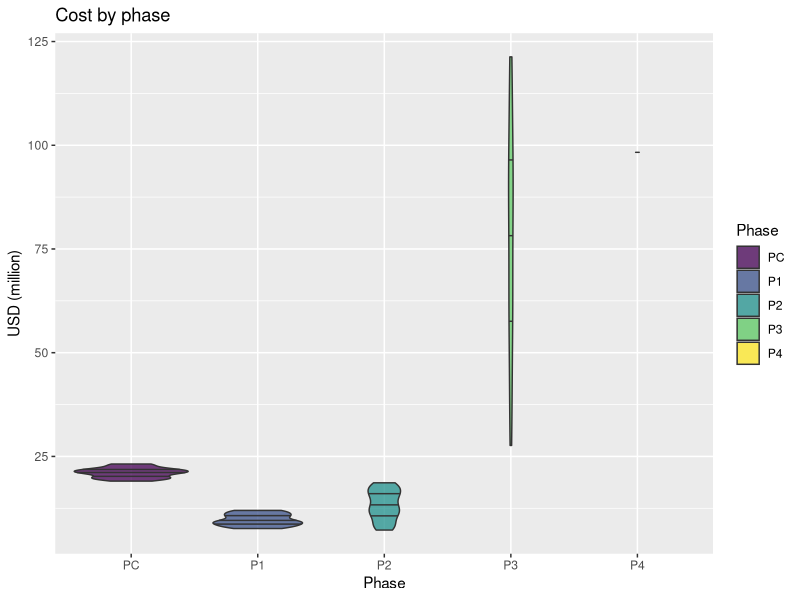
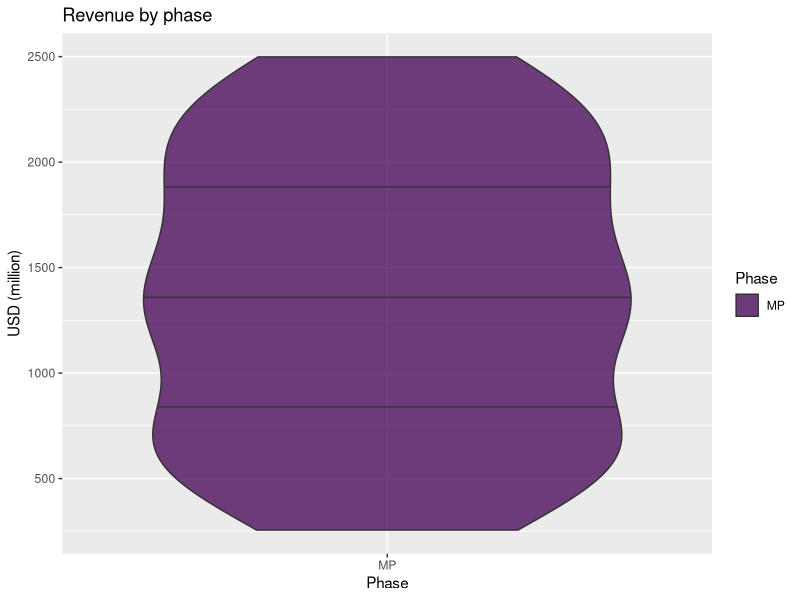
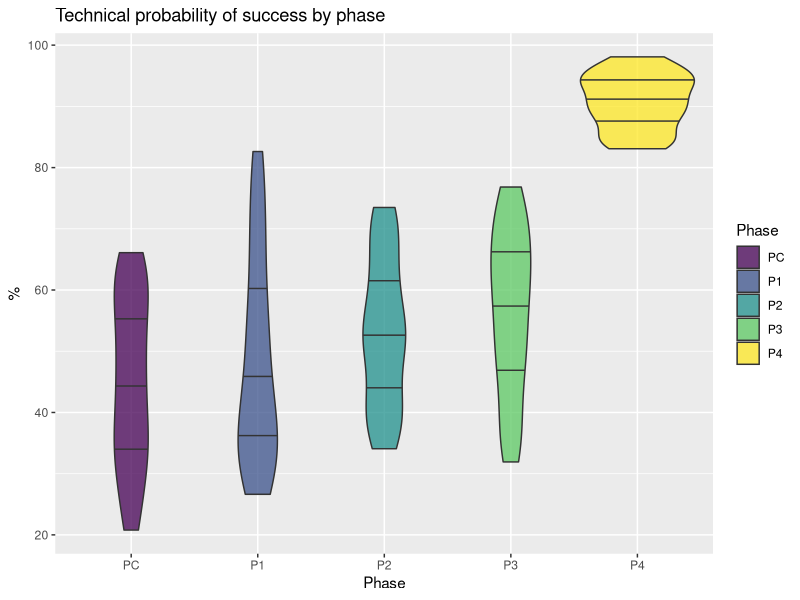
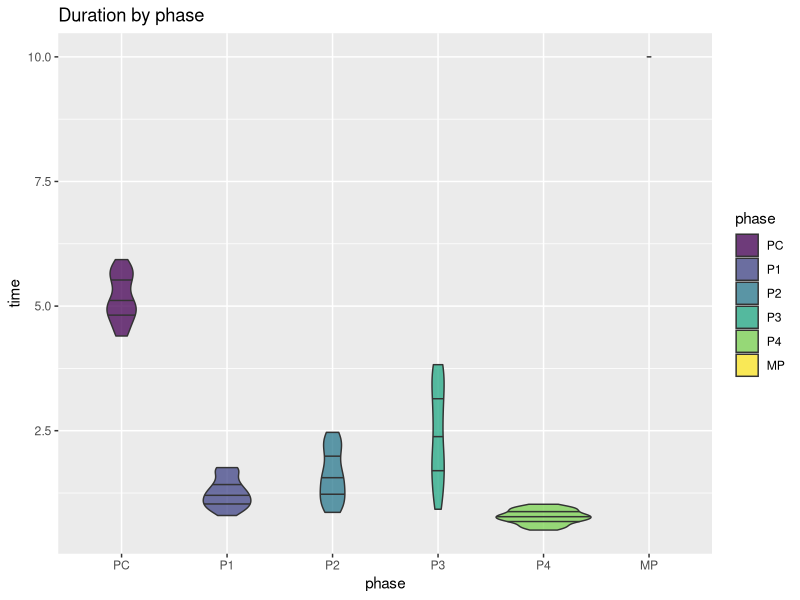
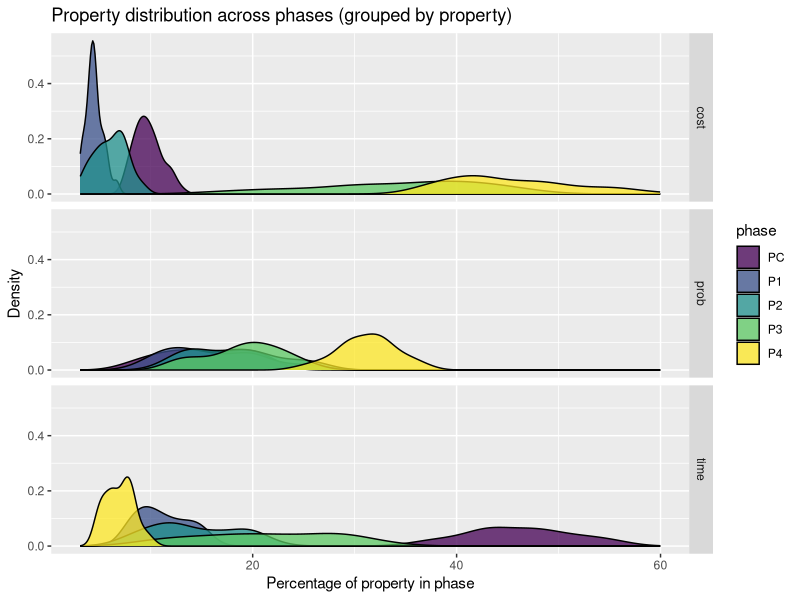
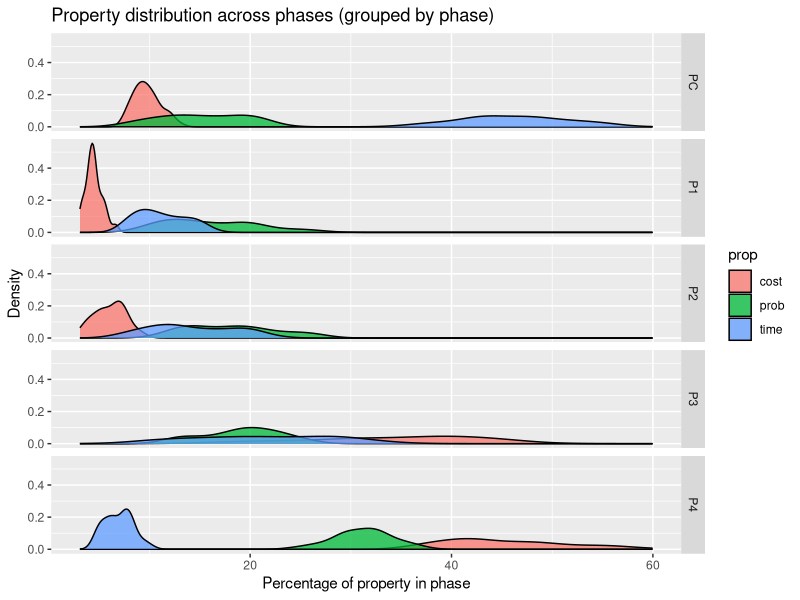
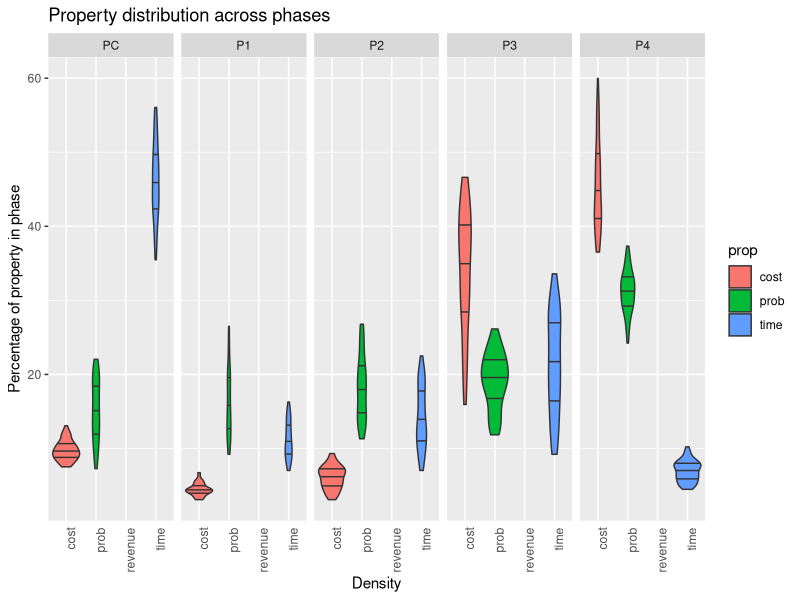
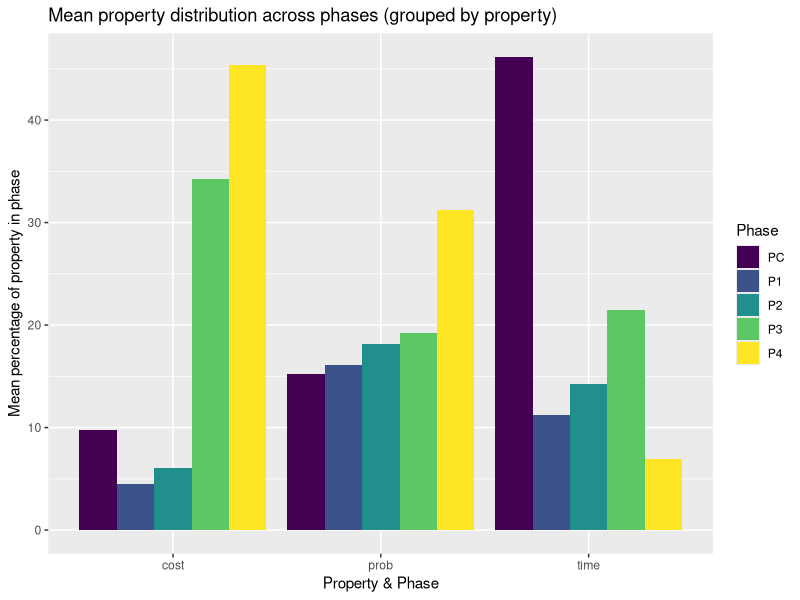

The R source for these figures, in order:
# Dependencies
library(dplyr)
library(forcats)
library(ggplot2)
library(ggridges)
library(tidyr)

# Visual config
options(tibble.width = Inf) # Always print all tibble cols

# Data config
set.seed(1)
N     = 50
YEARS = 25


# Factors
PHASES <- c('PC','P1','P2','P3','P4','MP')


# ========= SAMPLING ================

# Same across all phases
discount.rate <- runif(N, 0.09, 0.24)

# Sample: Pre Clinical
pc <- tibble(subject=1:N, phase=factor('PC', levels=PHASES, ordered=TRUE))
pc$time             <- runif(N, min=4.3, max=6)
pc$cost             <- runif(N, min=19, max=23.2)
pc$revenue          <- rep(0, N)
pc$prob             <- runif(N, min=0.175, max=0.69)
pc$discount.rate    <- discount.rate

# Sample: Phase 1
p1 <- tibble(subject=1:N, phase=factor('P1', levels=PHASES, ordered=TRUE))
p1$time             <- runif(N, min=0.75, max=1.8)
p1$prob             <- runif(N, min=0.25, max=0.837)
p1$cost             <- runif(N, min=7.3, max=12)
p1$revenue          <- rep(0, N)
p1$discount.rate    <- discount.rate

# Sample: Phase 2
p2 <- tibble(subject=1:N, phase=factor('P2', levels=PHASES, ordered=TRUE))
p2$time             <- runif(N, min=0.75, max=2.5)
p2$revenue          <- rep(0, N)
p2$cost             <- runif(N, min=7.12, max=18.72)
p2$prob             <- runif(N, min=0.34, max=0.74)
p2$discount.rate    <- discount.rate

# Sample: Phase 3
p3 <- tibble(subject=1:N, phase=factor('P3', levels=PHASES, ordered=TRUE))
p3$cost             <- runif(N, min=26.88, max=121.68)
p3$prob             <- runif(N, min=0.314, max=0.786)
p3$time             <- runif(N, min=0.83, max=3.9)
p3$revenue          <- rep(0, N)
p3$discount.rate    <- discount.rate

# Sample: Phase 4
p4 <- tibble(subject=1:N, phase=factor('P4', levels=PHASES, ordered=TRUE))
p4$time             <- runif(N, min=0.5, max=1.04)
p4$prob             <- runif(N, min=0.83, max=0.99)
p4$cost             <- rep(98.297168, N)
p4$revenue          <- rep(0, N)
p4$discount.rate    <- discount.rate

# Sample: Market sales
sales <- tibble(subject=1:N, phase=factor('MP', levels=PHASES, ordered=TRUE))
sales$prob          <- 1
sales$cost          <- 0
sales$revenue       <- runif(N, min=218, max=2500)
sales$time          <- 10
sales$discount.rate <- discount.rate

# Combine all phases into single dataset
phases <- bind_rows(pc, p1, p2, p3, p4, sales)

# Group by subject
phases <- phases %>% group_by(subject)

# ========= END SAMPLING ================



# Add: timestamps to every observation
phases <- phases %>% mutate(t = cumsum(time) - time)

# Compute: precompute cashflow since it's used alot
phases$cashflow <- phases$revenue - phases$cost

# Compute: cumulative phase properties
phases <- phases %>% group_by(subject) %>%
  mutate(cum_cost = cumsum(cost),
         cum_revenue = cumsum(revenue),
         cum_time    = cumsum(time),
         cum_prob    = cumprod(prob))


# Compute: Cost/revenue slopes and offsets to allow computing discrete
# cashflows for years TODO: Separate market into separate dataset and then do
# the yearly2 calc for two datasets so that we don't have to deal with
# exceptions and instead simply assume that everything is either constantly or
# linearly distributed in the development and market data set respectively.
phases$cost.a     <- ifelse(phases$phase=='MP', ((phases$cost * 2 / (phases$time + 1)) / phases$time), 0)
phases$cost.b     <- ifelse(phases$phase=='MP', 0, (phases$cost / phases$time))
phases$revenue.a  <- ifelse(phases$phase=='MP', ((phases$revenue * 2 / (phases$time + 1)) / phases$time), 0)
phases$revenue.b  <- ifelse(phases$phase=='MP', 0, (phases$revenue / phases$time))
phases$prob.a     <- 0
phases$prob.b     <- phases$prob ^ (1/phases$time)

# Plot: phase property distributions
ggplot(filter(phases, cost>0), aes(phase, cost, fill=phase)) +
  geom_violin(draw_quantiles=c(0.25, 0.5, 0.75), alpha=0.75) +
  ggtitle('Cost by phase') +
  xlab('Phase') + ylab('USD (million)') + labs(fill='Phase')
ggplot(filter(phases, revenue>0), aes(phase, revenue, fill=phase)) +
  geom_violin(draw_quantiles=c(0.25, 0.5, 0.75), alpha=0.75) +
  ggtitle('Revenue by phase') +
  xlab('Phase') + ylab('USD (million)') + labs(fill='Phase')
ggplot(filter(phases, prob<1), aes(phase, prob*100, fill=phase)) +
  geom_violin(draw_quantiles=c(0.25, 0.5, 0.75), alpha=0.75) +
  ggtitle('Technical probability of success by phase') +
  xlab('Phase') + ylab('%') + labs(fill='Phase')
ggplot(phases, aes(phase, time, fill=phase)) +
  geom_violin(draw_quantiles=c(0.25, 0.5, 0.75), alpha=0.75) +
  ggtitle('Duration by phase')

# Transform: phase properties to long from wide
phase_props <- phases %>%
  filter(phase != 'MP') %>%
  select(1:6) %>%
  gather(key='prop', value='value', 3:6) %>%
  group_by(subject, prop) %>%
  mutate(total = sum(value),
         ratio = value / total) # NOTE: will cause NaN if 0/0

# Plot: property distribution across phases
ggplot(filter(phase_props, !is.na(ratio)), aes(ratio*100, fill=phase)) +
  geom_density(alpha=0.75) +
  ggtitle('Property distribution across phases (grouped by property)') +
  facet_grid(prop ~ .) +
  xlab('Percentage of property in phase') + ylab('Density')
ggplot(phase_props, aes(ratio*100, fill=prop)) +
  geom_density(alpha=0.75) +
  ggtitle('Property distribution across phases (grouped by phase)') +
  facet_grid(phase ~ .) +
  xlab('Percentage of property in phase') + ylab('Density')
ggplot(phase_props, aes(x=prop,y=ratio*100, fill=prop)) +
  geom_violin(draw_quantiles=c(0.25, 0.5, 0.75)) +
  ggtitle('Property distribution across phases') +
  facet_grid(~ phase) +
  theme(axis.text.x = element_text(angle = 90, hjust = 1),
        axis.ticks.x=element_blank()) +
  ylab('Percentage of property in phase') + xlab('Density')

# Summarize: property distribution across phases
phase_props_summary <- phase_props %>%
  group_by(phase, prop) %>%
  summarise(ratio.mean = mean(ratio))

# Plot: summary of property distribution across phases
ggplot(filter(phase_props_summary, is.finite(ratio.mean)), aes(x=prop, y=ratio.mean * 100)) +
  geom_bar(stat='identity', aes(fill=phase), position='dodge') +
  labs(fill='Phase') +
  xlab('Property & Phase') + ylab('Mean percentage of property in phase') +
  ggtitle('Mean property distribution across phases (grouped by property)')

# Plot: cumulative properties per phase
ggplot(filter(phases, cost>0), aes(phase, cum_cost, fill=phase)) +
    geom_violin(draw_quantiles=c(0.25, 0.5, 0.75), alpha=0.75) +
    ggtitle('Cumulative cost by phase') +
    xlab('Phase') + ylab('USD (million)') + labs(fill='Phase')
ggplot(filter(phases, prob<1), aes(phase, cum_prob*100, fill=phase)) +
  geom_violin(draw_quantiles=c(0.25, 0.5, 0.75), alpha=0.75) +
  ggtitle('Cumulative technical probability of success by phase') +
  xlab('Phase') + ylab('%') + labs(fill='Phase')
ggplot(phases, aes(phase, cum_time, fill=phase)) +
  geom_violin(draw_quantiles=c(0.25, 0.5, 0.75), alpha=0.75) +
  ggtitle('Cumulative duration by phase')


# Transform: Cartesian product of phases (phase from phase)
phases_from_phases <- tibble()
for (from in PHASES) {
  pfp <- phases %>%
    filter(phase >= from) %>%
    group_by(subject) %>%
    transmute(phase = phase,
           from = factor(from, levels=PHASES, ordered=TRUE),
           time.to = cumsum(time) - time,
           # Compute: PVs
           cost.pv    = cost / ((1 + discount.rate) ^ time.to),
           revenue.pv = revenue / ((1 + discount.rate) ^ time.to))
  phases_from_phases <- bind_rows(phases_from_phases, pfp)
}

# Plot: PVs of different phases from different phases
for (ph in PHASES) {
  sub <- filter(phases_from_phases, from == ph)
  boxplot(sub$cost.pv ~ sub$phase, las=1, ylab='USD (million)', main=sprintf('Present Value (PV) of cost from %s', ph))
  boxplot(sub$revenue.pv ~ sub$phase, las=1, ylab='USD (million)', main=sprintf('Present Value (PV) of revenue from %s', ph))
  boxplot((sub$revenue.pv - sub$cost.pv) ~ sub$phase, las=1, ylab='USD (million)', main=sprintf('Present Value (PV) of cashflow from %s', ph))
  boxplot(sub$time.to ~ sub$phase, las=1, ylab='Years', main=sprintf('Time to phase from %s', ph))
}

# Transform: PV means per view
phases_from_phases_summary <- phases_from_phases %>% group_by(phase, from) %>%
  summarise(revenue.pv.mean  = mean(revenue.pv),
            cost.pv.mean     = mean(cost.pv),
            cashflow.pv.mean = mean(revenue.pv - cost.pv),
            time.to.mean     = mean(time.to))

# Plot: PVs from different views in matrix
ggplot(phases_from_phases_summary, aes(phases_from_phases_summary$phase, phases_from_phases_summary$from, z=phases_from_phases_summary$cost.pv.mean)) +
  geom_tile(aes(fill = phases_from_phases_summary$cost.pv.mean)) +
  theme_minimal() +
  scale_fill_gradient(low='lightgrey', high='red', name='PV') +
  xlab('Phase') + ylab('From') +
  ggtitle('Mean Present Value (PV) of phase cost from different phases') +
  coord_fixed()
ggplot(phases_from_phases_summary, aes(phases_from_phases_summary$phase, phases_from_phases_summary$from, z=phases_from_phases_summary$revenue.pv.mean)) +
  geom_tile(aes(fill = phases_from_phases_summary$revenue.pv.mean)) +
  theme_minimal() +
  scale_fill_gradient(low='lightgrey', high='darkgreen', name='PV') +
  xlab('Phase') + ylab('From') +
  ggtitle('Mean Present Value (PV) of phase revenue from different phases') +
  coord_fixed()
ggplot(phases_from_phases_summary, aes(phases_from_phases_summary$phase, phases_from_phases_summary$from, z=phases_from_phases_summary$cashflow.pv.mean)) +
  geom_tile(aes(fill = phases_from_phases_summary$cashflow.pv.mean)) +
  theme_minimal() +
  scale_fill_gradient(low='lightgrey', high='darkgreen', name='PV') +
  xlab('Phase') + ylab('From') +
  ggtitle('Mean Present Value (PV) of phase cashflow from different phases') +
  coord_fixed()
ggplot(phases_from_phases_summary, aes(phases_from_phases_summary$phase, phases_from_phases_summary$from, z=phases_from_phases_summary$time.to.mean)) +
  geom_tile(aes(fill = phases_from_phases_summary$time.to.mean)) +
  theme_minimal() +
  scale_fill_gradient(low='lightgrey', high='darkgreen', name='Yrs') +
  xlab('To') + ylab('From') +
  ggtitle('Mean time to phase from different phases') +
  coord_fixed()



# Transform: To cashflows over time (phase yearly)
phase_years <- tibble()
for (x in 1:ceiling(max(phases$time) + 1)) {
  # Prepare
  within_phase   <- x <= phases$time
  not_whole_year <- x-phases$time>0 & x-phases$time<1
  #base_cashflow      <- ifelse(within_phase, phases$cashflow.a * x + phases$cashflow.b, 0)
  #remainder_cashflow <- ifelse(not_whole_year, (phases$time-floor(phases$time))*(phases$cashflow/phases$time), 0)
  base_cost          <- ifelse(within_phase, phases$cost.a * x + phases$cost.b, 0)
  remainder_cost     <- ifelse(not_whole_year, (phases$time-floor(phases$time))*(phases$cost/phases$time), 0)
  base_revenue       <- ifelse(within_phase, phases$revenue.a * x + phases$revenue.b, 0)
  remainder_revenue  <- ifelse(not_whole_year, (phases$time-floor(phases$time))*(phases$revenue/phases$time), 0)
  base_prob          <- ifelse(within_phase, phases$prob.a * x + phases$prob.b, 0)
  remainder_prob     <- ifelse(not_whole_year, phases$prob / ((phases$prob.a*x+phases$prob.b) ^ floor(phases$time)), 0)
  # NOTE: The remainder is computed by assuming that the value is evenly
  # distributed over the whole phase (i.e. constantly). If this is not true
  # then the remainder will be incorrectly computed. However, since we assume
  # that phase properties are indeed constantly distributed over the course of
  # the phase, it is not a problem for phase properties. While we do assume
  # that market sales grow linearly this is not a problem since there will be
  # no remainder given that we assume that all markets span 10 years. However,
  # please be very careful and make sure you get this right!!
  # NOTE: This computation is a bit odd since there will never be a base
  # cashflow and a remainder at the same time.
  # Make data frame
  discount.rate  <- phases$discount.rate
  time           <- phases$time
  cost           <- base_cost + remainder_cost
  revenue        <- base_revenue + remainder_revenue
  prob           <- base_prob + remainder_prob
  subject        <- phases$subject
  phase.year     <- x
  phase          <- phases$phase
  t              <- phases$t + phase.year - 1
  df             <- tibble(subject, phase.year, t, phase, cost, revenue, prob, time, discount.rate)
  df             <- df[cost != 0 | revenue != 0 | prob > 0, ] # No need to keep years without cashflow
  phase_years    <- bind_rows(phase_years, df)
}

# Plot: Property per phase year of different phases
for (ph in PHASES) {
  sub <- subset(phase_years, phase_years$phase == ph)
  boxplot(sub$cost ~ sub$phase.year, main=paste('Cost per year in', ph))
  mtext('Note: phase duration vary across projects.')
  boxplot(sub$revenue ~ sub$phase.year, main=paste('Revenue per year in', ph))
  mtext('Note: phase duration vary across projects.')
  boxplot(sub$prob * 100 ~ sub$phase.year, main=paste('Probability of success per year in', ph))
  mtext('Note: phase duration vary across projects.')
}

# Summarize: phase_years
phase_years_summary <- phase_years %>% group_by(subject, phase) %>%
  arrange(phase.year) %>%
  mutate(cum.phase.cost     = cumsum(cost),
         cum.phase.revenue  = cumsum(revenue),
         cum.phase.cashflow = cumsum(revenue - cost),
         ) %>%
  group_by(phase, phase.year) %>%
  summarise(revenue.mean  = mean(revenue),
            cost.mean     = mean(cost),
            cashflow.mean = mean(revenue - cost),
            cum.phase.revenue.mean  = mean(cum.phase.revenue),
            cum.phase.cost.mean     = mean(cum.phase.cost),
            cum.phase.cashflow.mean = mean(cum.phase.revenue - cum.phase.cost),
            )

# Plot: PVs from different views in matrix
sub <- phase_years_summary
ggplot(sub, aes(x=sub$phase, y=sub$phase.year, z=sub$cost.mean)) +
  geom_tile(aes(fill =sub$cost.mean)) +
  theme_minimal() +
  scale_fill_gradient(low='lightgrey', high='red', name='USD\n(million)') +
  xlab('Phase') + ylab('Year') +
  ggtitle('Mean cost per phase year')
ggplot(sub, aes(x=sub$phase, y=sub$phase.year, z=sub$revenue.mean)) +
  geom_tile(aes(fill =sub$revenue.mean)) +
  theme_minimal() +
  scale_fill_gradient(low='lightgrey', high='darkgreen', name='USD\n(million)') +
  xlab('Phase') + ylab('Year') +
  ggtitle('Mean revenue per phase year')
ggplot(sub, aes(x=sub$phase, y=sub$phase.year, z=sub$cum.phase.cost.mean)) +
  geom_tile(aes(fill =sub$cum.phase.cost.mean)) +
  theme_minimal() +
  scale_fill_gradient(low='lightgrey', high='red', name='USD\n(million)') +
  xlab('Phase') + ylab('Year') +
  ggtitle('Mean cumulative cost per phase year')


# Transform: Phase years from different phases
phase_years_from_phases <- tibble()
for (from in PHASES) {
  pyfp <- phase_years %>% filter(phase >= from) %>%
    group_by(subject) %>%
    arrange(subject, t) %>%
    mutate(from        = factor(from, levels=PHASES, ordered=TRUE),
           time.to     = t - min(t),
           cum.cost    = cumsum(cost),
           cum.revenue = cumsum(revenue),
           cost.pv     = cost / ((1 + discount.rate) ^ time.to),
           revenue.pv  = revenue / ((1 + discount.rate) ^ time.to),
           cost.npv    = cumsum(cost.pv),
           revenue.npv = cumsum(revenue.pv),
           year        = floor(time.to)
           )
  phase_years_from_phases <- bind_rows(phase_years_from_phases, pyfp)
}


# Plot: Yearly data from different phases)
for (ph in PHASES) {
  sub <- filter(phase_years_from_phases, from == ph)
  # Cost
  boxplot(data=sub, cost ~ year, xlab='Year', ylab='USD (million)', las=1, main=sprintf('Cost per year from %s', ph))
  boxplot(data=sub, -cost.pv ~ year, xlab='Year', ylab='USD (million)', las=1, main=sprintf('Cost PV of future years from %s', ph))
  boxplot(data=sub, -cost.npv ~ year, xlab='Exit Year', ylab='USD (million)', las=1, main=sprintf('Cost NPV (cumulative PV) per year from %s', ph))
  # Revenue
  boxplot(data=sub, revenue ~ year, xlab='Year', ylab='USD (million)', las=1, main=sprintf('Revenue per year from %s', ph))
  boxplot(data=sub, revenue.pv ~ year, xlab='Year', ylab='USD (million)', las=1, main=sprintf('Revenue PV of future years from %s', ph))
  boxplot(data=sub, revenue.npv ~ year, xlab='Exit Year', ylab='USD (million)', las=1, main=sprintf('Revenue NPV (cumulative PV) per year from %s', ph))
  # Cashflow
  boxplot(data=sub, (revenue - cost) ~ year, xlab='Year', ylab='USD (million)', las=1, main=sprintf('Cashflow per year from %s', ph))
  boxplot(data=sub, (revenue.pv - cost.pv) ~ year, xlab='Year', ylab='USD (million)', las=1, main=sprintf('Cashflow PV of future years from %s', ph))
  boxplot(data=sub, (revenue.npv - cost.npv) ~ year, xlab='Exit Year', ylab='USD (million)', las=1, main=sprintf('Cashflow NPV (cumulative PV) per year from %s', ph))
  # Prob
  boxplot(data=sub, prob*100 ~ year, xlab='Year', ylab='Probability (%)', las=1, main=sprintf('Technical probability of success, per year from %s', ph))
}


for (ph in PHASES) {
  sub <- phase_years_from_phases %>%
    group_by(subject) %>%
    filter(from == ph) %>%
    filter(year == max(year)) %>%
    summarise(cost.npv = tail(cost.npv, n=1),
              revenue.npv = tail(revenue.npv, n=1),
              cashflow.npv = tail(revenue.npv, n=1) - tail(cost.npv, n=1)
              )

  print(ggplot(sub, aes(from, cashflow.npv)) +
    geom_violin(draw_quantiles=c(0.25, 0.5, 0.75), alpha=0.5) +
    ggtitle('Final year NPV from PC'))

  print(ggplot(sub, aes(cashflow.npv)) + geom_histogram(aes(y=..density..)) + geom_density(col=2))
}

sub <- phase_years_from_phases %>%
  group_by(subject, from) %>%
  filter(year == max(year)) %>%
  summarise(cashflow.npv = tail(revenue.npv, n=1) - tail(cost.npv, n=1),
            cum.cashflow = tail(cum.revenue, n=1) - tail(cum.cost, n=1),
            )

ggplot(sub, aes(cum.cashflow, from)) +
  geom_density_ridges(quantile_lines = TRUE) +
  scale_x_continuous(breaks = scales::pretty_breaks(n = 10)) +
  ggtitle('Cumulative cashflow density from different starting phases') +
  xlab('Cumulative cashflow (million USD)') + ylab('Starting Phase')

ggplot(sub, aes(cashflow.npv, from)) +
  geom_density_ridges(quantile_lines = TRUE) +
  scale_x_continuous(breaks = scales::pretty_breaks(n = 10)) +
  ggtitle('NPV density from different starting phases') +
  xlab('NPV') + ylab('Starting Phase')

sub <- phase_years_from_phases %>%
  filter(from == 'PC') %>%
  group_by(subject, year) %>%
  summarise(cashflow.npv = tail(revenue.npv, n=1) - tail(cost.npv, n=1))

  ggplot(sub, aes(cashflow.npv, as.factor(year))) +
  geom_density_ridges(quantile_lines = TRUE) +
  scale_x_continuous(breaks = scales::pretty_breaks(n = 10)) +
  ggtitle('NPV density at different exit years, starting from PC') +
  xlab('NPV') + ylab('Exit year')

sub <- phase_years_from_phases %>%
  filter(from == 'PC') %>%
  group_by(subject, phase) %>%
  summarise(cashflow.npv = tail(revenue.npv, n=1) - tail(cost.npv, n=1))

  ggplot(sub, aes(cashflow.npv, phase)) +
  geom_density_ridges(quantile_lines = TRUE) +
  scale_x_continuous(breaks = scales::pretty_breaks(n = 10)) +
  ggtitle('NPV density when exiting at the end(?) of different phases, starting from PC') +
  xlab('NPV') + ylab('Exit year')


# Summarize: phase_years_from_phases
phase_years_from_phases_summary <- phase_years_from_phases %>%
  group_by(from, year) %>%
  summarise(cost.mean     = mean(cost),
            revenue.mean  = mean(revenue),
            cashflow.mean = mean(revenue - cost),
            cum.cost.mean     = mean(cum.cost),
            cum.revenue.mean  = mean(cum.revenue),
            cum.cashflow.mean = mean(cum.revenue - cum.cost),
            cost.pv.mean     = mean(cost.pv),
            revenue.pv.mean  = mean(revenue.pv),
            cashflow.pv.mean = mean(revenue.pv - cost.pv),
            cost.npv.mean     = mean(cost.npv),
            revenue.npv.mean  = mean(revenue.npv),
            cashflow.npv.mean = mean(revenue.npv - cost.npv),
            )

# Plot: Properties by year from phase
ggplot(phase_years_from_phases_summary, aes(x=from, y=year, z=-cost.mean)) +
  geom_tile(aes(fill=-cost.mean)) +
  theme_minimal() +
  scale_fill_gradient(low='red', high='grey90', name='USD\n(million)') +
  xlab('Phase used as starting point') + ylab('Year') +
  ggtitle('Mean yearly costs from different phases')
ggplot(phase_years_from_phases_summary, aes(x=from, y=year, z=revenue.mean)) +
  geom_tile(aes(fill=revenue.mean)) +
  theme_minimal() +
  scale_fill_gradient(low='grey90', high='darkgreen', name='USD\n(million)') +
  xlab('Phase used as starting point') + ylab('Year') +
  ggtitle('Mean yearly revenues from different phases')
ggplot(phase_years_from_phases_summary, aes(x=from, y=year, z=cashflow.mean)) +
  geom_tile(aes(fill=cashflow.mean)) +
  theme_minimal() +
  scale_fill_gradient2(low='red', mid='grey90', high='darkgreen', name='USD\n(million)') +
  xlab('Phase used as starting point') + ylab('Year') +
  ggtitle('Mean yearly cashflows from different phases')

# Plot: PV by year from phase
ggplot(phase_years_from_phases_summary, aes(x=from, y=year, z=-cost.pv.mean)) +
  geom_tile(aes(fill=-cost.pv.mean)) +
  theme_minimal() +
  scale_fill_gradient(low='red', high='grey90', name='USD\n(million)') +
  xlab('Phase used as starting point') + ylab('Year') +
  ggtitle('Mean PV of future costs from different phases')
ggplot(phase_years_from_phases_summary, aes(x=from, y=year, z=revenue.pv.mean)) +
  geom_tile(aes(fill=revenue.pv.mean)) +
  theme_minimal() +
  scale_fill_gradient(low='grey90', high='darkgreen', name='USD\n(million)') +
  xlab('Phase used as starting point') + ylab('Year') +
  ggtitle('Mean PV of future revenues from different phases')
ggplot(phase_years_from_phases_summary, aes(x=from, y=year, z=cashflow.pv.mean)) +
  geom_tile(aes(fill=cashflow.pv.mean)) +
  theme_minimal() +
  scale_fill_gradient2(low='red', mid='grey90', high='darkgreen', name='USD\n(million)') +
  xlab('Phase used as starting point') + ylab('Year') +
  ggtitle('Mean PV of future cashflows from different phases')

# Plot: Cumulative properties by year from phase
ggplot(phase_years_from_phases_summary, aes(x=from, y=year, z=-cum.cost.mean)) +
  geom_tile(aes(fill=-cum.cost.mean)) +
  theme_minimal() +
  scale_fill_gradient(low='red', high='grey90', name='USD\n(million)') +
  xlab('Phase used as starting point') + ylab('Year') +
  ggtitle('Mean cumulative costs by year from different phases')
ggplot(phase_years_from_phases_summary, aes(x=from, y=year, z=cum.revenue.mean)) +
  geom_tile(aes(fill=cum.revenue.mean)) +
  theme_minimal() +
  scale_fill_gradient(low='grey90', high='darkgreen', name='USD\n(million)') +
  xlab('Phase used as starting point') + ylab('Year') +
  ggtitle('Mean cumulative revenues by year from different phases')
ggplot(phase_years_from_phases_summary, aes(x=from, y=year, z=cum.cashflow.mean)) +
  geom_tile(aes(fill=cum.cashflow.mean)) +
  theme_minimal() +
  scale_fill_gradient2(low='red', mid='grey90', high='darkgreen', name='USD\n(million)') +
  xlab('Phase used as starting point') + ylab('Year') +
  ggtitle('Mean cumulative cashflows by year from different phases')

# Plot: NPV by year from phase
ggplot(phase_years_from_phases_summary, aes(x=from, y=year, z=-cost.npv.mean)) +
  geom_tile(aes(fill=-cost.npv.mean)) +
  theme_minimal() +
  scale_fill_gradient(low='red', high='grey90', name='USD\n(million)') +
  xlab('Phase used as starting point') + ylab('Year') +
  ggtitle('Mean NPV (costs only) of future exit points starting from different phases')
ggplot(phase_years_from_phases_summary, aes(x=from, y=year, z=revenue.npv.mean)) +
  geom_tile(aes(fill=revenue.npv.mean)) +
  theme_minimal() +
  scale_fill_gradient(low='grey90', high='darkgreen', name='USD\n(million)') +
  xlab('Phase used as starting point') + ylab('Year') +
  ggtitle('Mean NPV (revenues only) of future exit points starting from different phases')
ggplot(phase_years_from_phases_summary, aes(x=from, y=year, z=cashflow.npv.mean)) +
  geom_tile(aes(fill=cashflow.npv.mean)) +
  theme_minimal() +
  scale_fill_gradient2(low='red', mid='grey90', high='darkgreen', name='USD\n(million)') +
  xlab('Phase used as starting point') + ylab('Year') +
  ggtitle('Mean NPV of future exit points starting from different phases')
